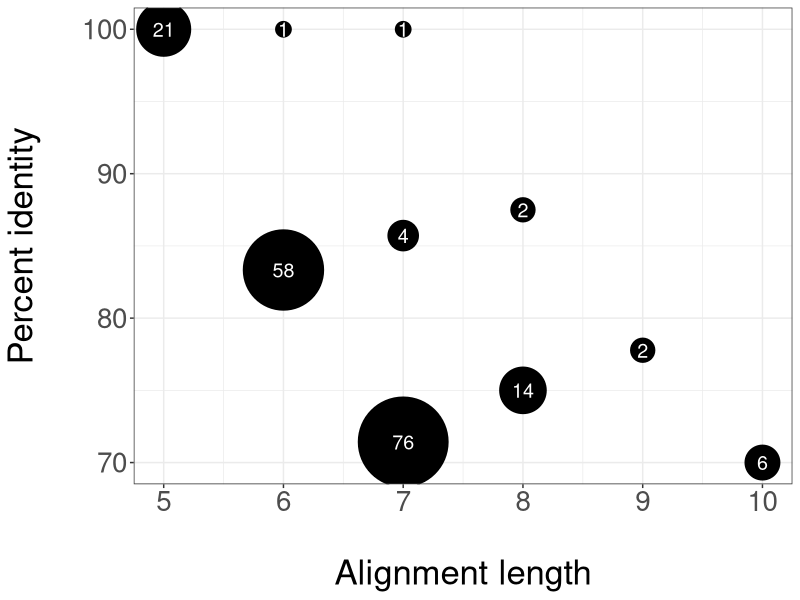
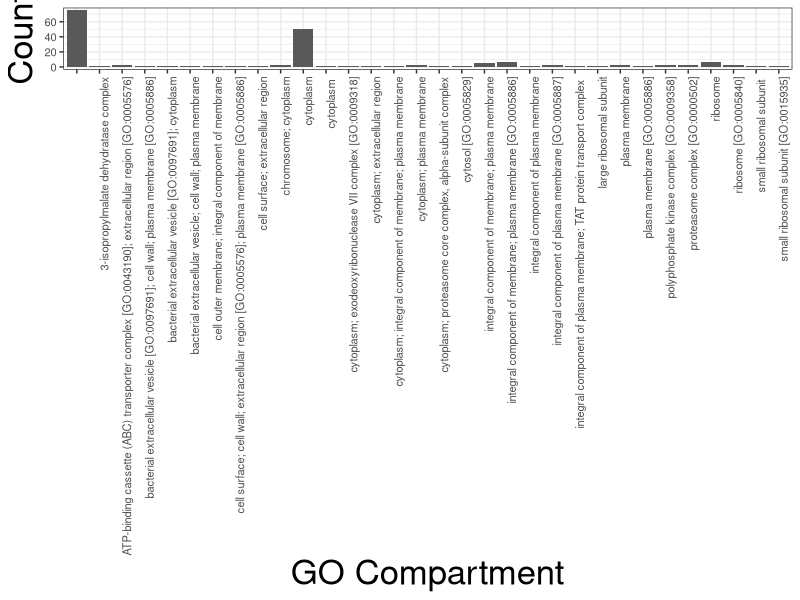
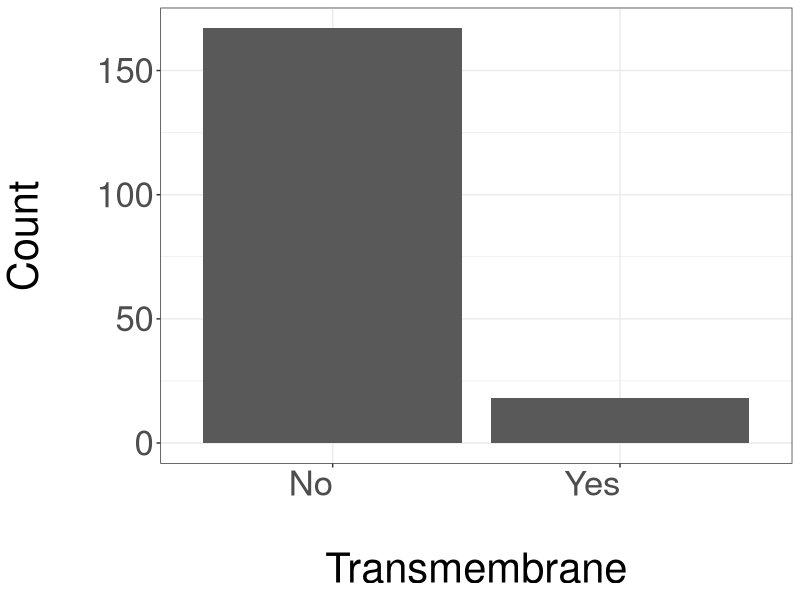
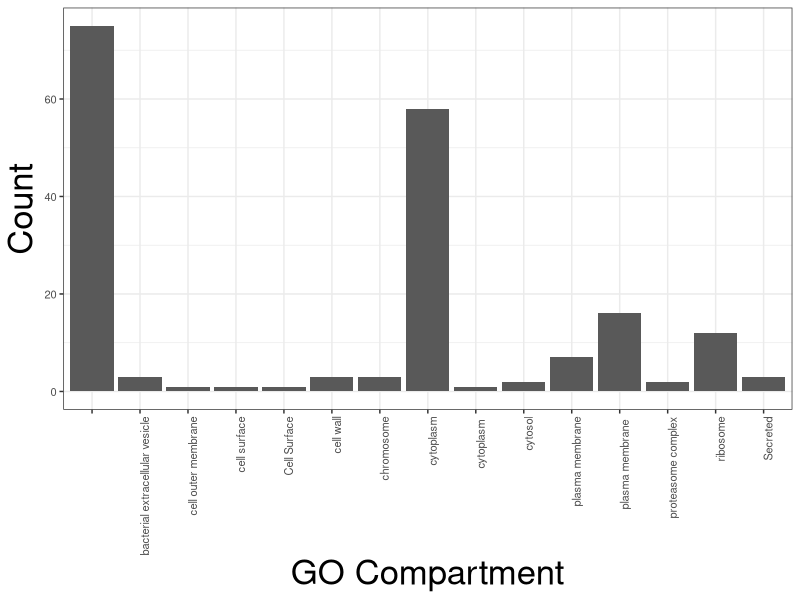
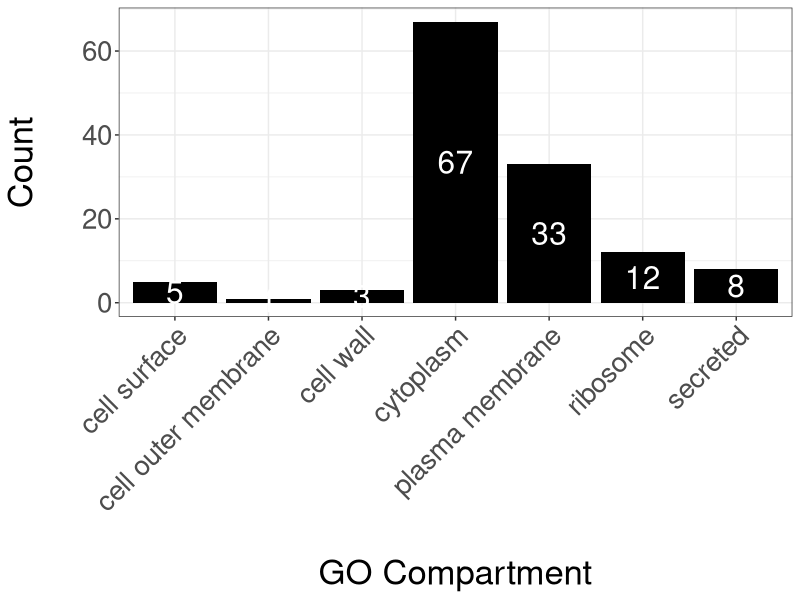

Write R code to recreate these figures, in order.
library(ggplot2)
library(ggpubr)

df<-read.csv("bcg.csv")
head(df)


p <- ggplot(data=df, aes(x=align.length, y=pct.id)) + 
  geom_count() + 
  theme_bw()+ 
  font("xylab", size=25) +
  font("xy.text", size=20) + 
  font("legend.title", size=15)+
  xlab("\nAlignment length") + 
  ylab("Percent identity\n") + 
  #scale_size_continuous("Count") + 
  scale_size_continuous(range = c(5, 30)) + 
  rremove("legend")

p+  geom_text(data = ggplot_build(p)$data[[1]], 
            aes(x, y, label = n), color = "#ffffff", size=5)

ggplot(data=df, aes(x=Gene.ontology..cellular.component.)) + 
  geom_bar() + 
  theme_bw()+ 
  font("xylab", size=25) +
  font("xy.text", size=8) + 
  font("legend.title", size=15)+
  xlab("GO Compartment") + 
  ylab("Count") + 
  theme(axis.text.x = element_text(angle = 90, hjust = 1))

ggplot(data=df, aes(x=Transmembrane)) + 
  geom_bar() + 
  theme_bw()+ 
  font("xylab", size=30) +
  font("xy.text", size=25) + 
  font("legend.title", size=15)+
  xlab("\nTransmembrane") + 
  ylab("Count\n") + 
  theme(axis.text.x = element_text(angle = 0, hjust = 1))


df2<-read.csv("Database_InsilicoBCG.csv")

df2<-data.frame(c(df2$Gene.ontology..cellular.component..1, df2$tag.2[df2$tag.2%in%c("cell wall")])); colnames(df2)<-"Gene.ontology..cellular.component..1"

ggplot(data=df2, aes(x=Gene.ontology..cellular.component..1)) + 
  geom_bar() + 
  theme_bw()+ 
  font("xylab", size=25) +
  font("xy.text", size=8) + 
  font("legend.title", size=15)+
  xlab("GO Compartment") + 
  ylab("Count") + 
  theme(axis.text.x = element_text(angle = 90, hjust = 1))

df2$Gene.ontology..cellular.component..1[df2$Gene.ontology..cellular.component..1%in%"Cell Surface"]<-"cell surface"
#df2$Gene.ontology..cellular.component..1[df2$Gene.ontology..cellular.component..1%in%"cell outer membrane"]<-"cell surface"
df2$Gene.ontology..cellular.component..1[df2$Gene.ontology..cellular.component..1%in%"plasma membrane "]<-"plasma membrane"
df2$Gene.ontology..cellular.component..1[df2$Gene.ontology..cellular.component..1%in%"cytoplasm "]<-"cytoplasm"
df2$Gene.ontology..cellular.component..1[df2$Gene.ontology..cellular.component..1%in%"cytosol"]<-"cytoplasm"
df2$Gene.ontology..cellular.component..1[df2$Gene.ontology..cellular.component..1%in%"chromosome"]<-""
df2$Gene.ontology..cellular.component..1[df2$Gene.ontology..cellular.component..1%in%"proteasome complex"]<-"cytoplasm"
df2$Gene.ontology..cellular.component..1[df2$Gene.ontology..cellular.component..1%in%"bacterial extracellular vesicle"]<-"secreted"
df2$Gene.ontology..cellular.component..1[df2$Gene.ontology..cellular.component..1%in%"Secreted"]<-"secreted"




df3<-data.frame(df2[!(df2$Gene.ontology..cellular.component..1==""),]); colnames(df3)<-"Gene.ontology..cellular.component..1"

df2<-read.csv("bcg3.csv")
df2$Gene.ontology..cellular.component.[df2$Gene.ontology..cellular.component.%in%"Cell Surface"]<-" cell surface"
df2$Gene.ontology..cellular.component.[df2$Gene.ontology..cellular.component.%in%"cell Surface"]<-" cell surface"
df2$Gene.ontology..cellular.component.[df2$Gene.ontology..cellular.component.%in%"cell surface"]<-" cell surface"
#df2$Gene.ontology..cellular.component..1[df2$Gene.ontology..cellular.component..1%in%"cell outer membrane"]<-"cell surface"
df2$Gene.ontology..cellular.component.[df2$Gene.ontology..cellular.component.%in%"plasma membrane "]<-"plasma membrane"
df2$Gene.ontology..cellular.component.[df2$Gene.ontology..cellular.component.%in%"Plasma membrane"]<-"plasma membrane"
df2$Gene.ontology..cellular.component.[df2$Gene.ontology..cellular.component.%in%"cytoplasm "]<-"cytoplasm"
df2$Gene.ontology..cellular.component.[df2$Gene.ontology..cellular.component.%in%"cytosol"]<-"cytoplasm"
df2$Gene.ontology..cellular.component.[df2$Gene.ontology..cellular.component.%in%"chromosome"]<-""
df2$Gene.ontology..cellular.component.[df2$Gene.ontology..cellular.component.%in%"extracellular region"]<-""
df2$Gene.ontology..cellular.component.[df2$Gene.ontology..cellular.component.%in%"proteasome complex"]<-"cytoplasm"
df2$Gene.ontology..cellular.component.[df2$Gene.ontology..cellular.component.%in%"bacterial extracellular vesicle"]<-"secreted"
df2$Gene.ontology..cellular.component.[df2$Gene.ontology..cellular.component.%in%"Secreted"]<-"secreted"

df2<-df2[df2$Gene.ontology..cellular.component.!="", ]

ggplot(data=df2, aes(x=Gene.ontology..cellular.component.)) + 
  geom_bar(stat="count", fill="black") + 
  stat_count(geom = "text", colour = "white", size = 8,
             aes(label = ..count..),position=position_stack(vjust=0.5)) + 
  theme_bw()+ 
  font("xylab", size=25) +
  font("xy.text", size=20) + 
  font("legend.title", size=14)+
  xlab("\nGO Compartment") + 
  ylab("Count\n") + 
  theme(axis.text.x = element_text(angle = 45, hjust = 1))
